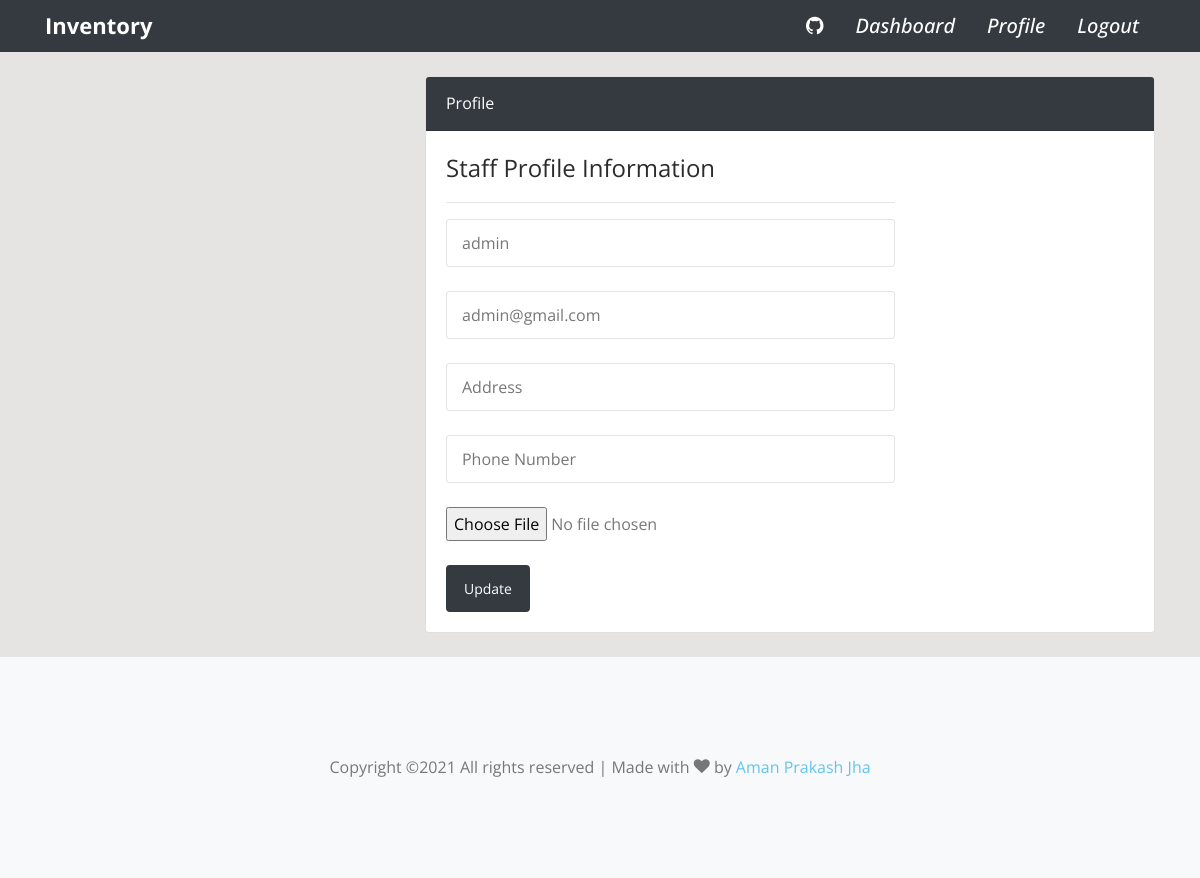
The app's page /profile/update (signed in), older data.
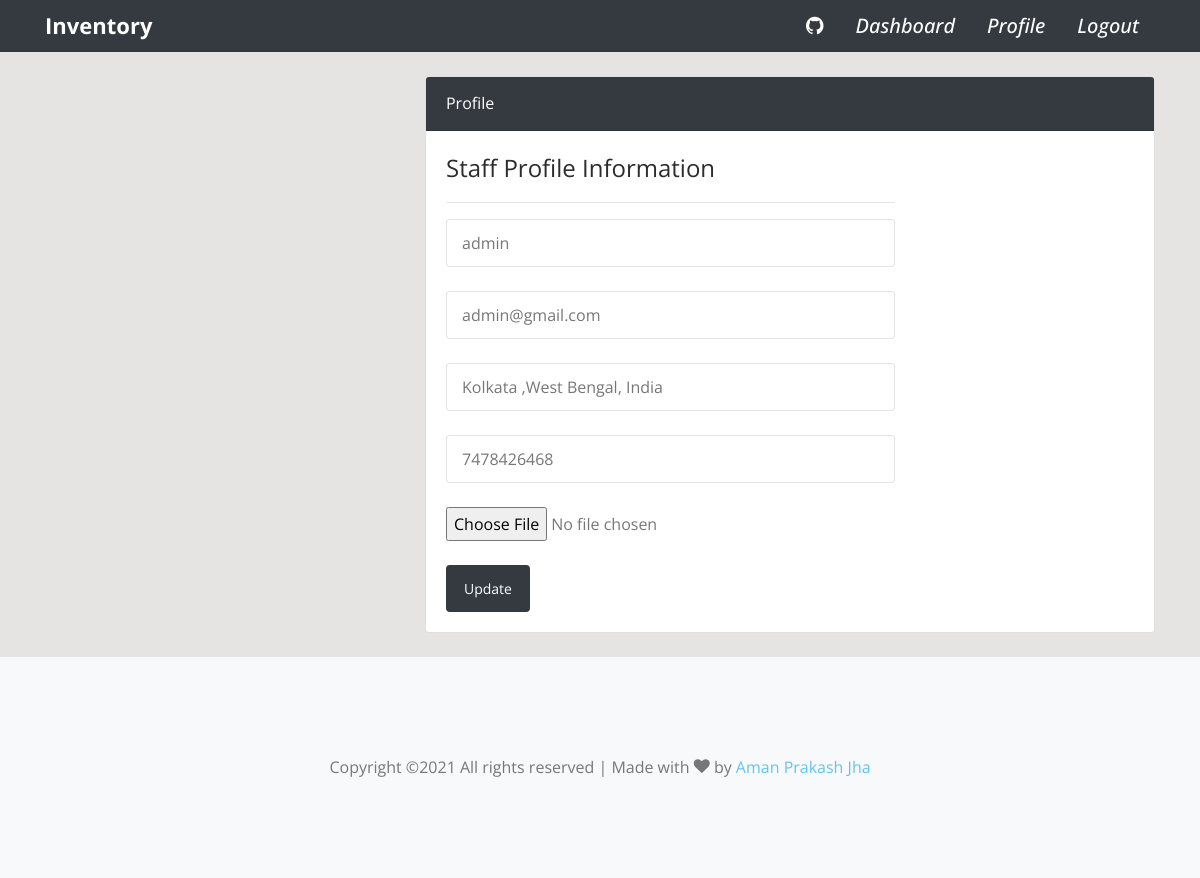
The same page, newer data.
### users/models.py (models this page shows, shortened)
class Profile(models.Model):
    staff = OneToOneField(User, on_delete=models.CASCADE,null=True)
    address = models.CharField(max_length=300,null=True)
    phone = models.PositiveBigIntegerField(null=True)
    image = models.ImageField(default="avatar.jpg",upload_to="Profile_Images")

### users/views.py (the view)
# urls.py: path('profile/update',user_view.profile_update,name="profile-update"),
def profile_update(request):
    userform = UserUpdateForm()
    profileform = ProfileUpdateForm()
    if request.method == "POST":
        userform = UserUpdateForm(request.POST, instance=request.user)
        profileform = ProfileUpdateForm(request.POST,request.FILES, instance=request.user.profile)
        if userform.is_valid() and profileform.is_valid():
            userform.save()
            profileform.save()
            return redirect('profile')
        else:
            return render(request,'users/profile_update.html',{'userform':userform,'profileform':profileform})
    else:
        userform = UserUpdateForm(instance=request.user)
        profileform = ProfileUpdateForm(instance=request.user.profile)
    context = {
        'userform':userform,
        'profileform':profileform,
    }
    return render(request,'users/profile_update.html',context)

### users/forms.py
class UserUpdateForm(forms.ModelForm):
    class Meta:
        model = User
        fields = ['username','email']
    def __init__(self, *args, **kwargs):
        super(UserUpdateForm,self).__init__(*args, **kwargs)
        self.fields['username'].widget = forms.TextInput(attrs={'type':'text','placeholder':'Username','id':'username','class':'form-control','name':'username'})
        self.fields['email'].widget = forms.EmailInput(attrs={'type':'email','placeholder':'Email','id':'email','name':'email','class':'form-control'})

class ProfileUpdateForm(forms.ModelForm):
    class Meta:
        model = Profile
        fields = ['address','phone','image']
    def __init__(self, *args, **kwargs):
        super(ProfileUpdateForm, self).__init__(*args, **kwargs)
        self.fields['address'].widget = forms.TextInput(attrs={'type':'text','placeholder':'Address','name':'address','id':'address','class':'form-control'})
        self.fields['phone'].widget = forms.NumberInput(attrs={'type':'number','id':'phone','name':'phone','placeholder':'Phone Number','class':'form-control'})
        self.fields['image'].widget = forms.FileInput(attrs={'type':'file','class':'form-control-file'})

### templates/users/profile_update.html (shortened to what this page needs)
{% extends 'main.html' %}
{% block content %}
<div class="container">
    <div class="row my-4">
        <div class="col-md-4"></div>
        <div class="col-md-8">
            <div class="card">
                <div class="card-header bg-dark text-white">
                    Profile
                </div>
                <div class="card-body">
                    <div class="row">
                        <div class="col-md-8">
                            <span class="h4">Staff Profile Information</span>
                            <hr>
                            <form method="POST" enctype="multipart/form-data">
                                <div class="form-group">
                                    {{userform.username}}
                                </div>
                                <div class="form-group">
                                    {{userform.email}}
                                </div>
                                <div class="form-group">
                                    {{profileform.address}}
                                </div>
                                <div class="form-group">
                                    {{profileform.phone}}
                                </div>
                                <div class="form-group">
                                    {{profileform.image}}
                                </div>
                                <input type="submit" class="btn btn-dark" value="Update">
                            </form>
                        </div>
                    </div>
                </div>
            </div>
        </div>
    </div>
</div>
{% endblock %}

### templates/main.html (shortened to what this page needs)
<!DOCTYPE html>
<html lang="en">
    <head>
        {% load static %}
        <link rel="stylesheet" href="https://maxcdn.bootstrapcdn.com/font-awesome/4.4.0/css/font-awesome.min.css">
        <link rel="stylesheet" href="{% static 'css/open-iconic-bootstrap.min.css' %}">
        <link rel="stylesheet" href="{% static 'css/animate.css' %}">
        <link rel="stylesheet" href="{% static 'css/owl.carousel.min.css' %}">
        <link rel="stylesheet" href="{% static 'css/owl.theme.default.min.css' %}">
        <link rel="stylesheet" href="{% static 'css/magnific-popup.css' %}">
        <link rel="stylesheet" href="{% static 'css/aos.css' %}">
        <link rel="stylesheet" href="{% static 'css/ionicons.min.css' %}">
        <link rel="stylesheet" href="{% static 'css/bootstrap-datetimepicker.min.css' %}">
        <link rel="stylesheet" href="{% static 'css/nouislider.css' %}">
        <link rel="stylesheet" href="{% static 'css/flaticon.css' %}">
        <link rel="stylesheet" href="{% static 'css/icomoon.css' %}">
        <link rel="stylesheet" href="{% static 'css/style.css' %}">
      </head>
      <body>
        <div class="main-section">
            <nav class="navbar navbar-expand-lg navbar-dark ftco_navbar bg-dark ftco-navbar-light" id="ftco-navbar">
                <div class="container">
                  <a class="navbar-brand" href="{% url 'index' %}">Inventory</a>
                  <div class="collapse navbar-collapse" id="ftco-nav">
                    <ul class="navbar-nav ml-auto">
                        <li class="nav-item"><a href="https://github.com/amanjha8100" target="_blank" class="nav-link icon d-flex align-items-center"><i class="ion-logo-github"></i><span class="d-lg-none ml-2">GitHub</span></a></li>
                        {% if user.is_authenticated %}
                        <li class="nav-item"><a href="{% url 'index' %}" class="nav-link icon d-flex align-items-center"><i>Dashboard</i></a></li>
                        <li class="nav-item"><a href="{% url 'profile' %}" class="nav-link icon d-flex align-items-center"><i>Profile</i></a></li>
                        <li class="nav-item"><a href="{% url 'logout' %}" class="nav-link icon d-flex align-items-center"><i>Logout</i></a></li>
                        {% endif %}
                    </ul>
                  </div>
                  </div>
              </nav>
              {% block content %}
              {% endblock %}
                <footer class="ftco-section ftco-section-2 bg-light">
                    <div class="col-md-12 text-center">
                        <p class="mb-0">
                        Copyright &copy; All rights reserved | Made with <i class="icon-heart" aria-hidden="true"></i> by <a href="#" target="_blank">Aman Prakash Jha</a>
                        </p>
                    </div>
                </footer>
        </div>
      </body>
</html>

### static/css/icomoon.css (style rules this page uses)
[class^="icon-"], [class*=" icon-"] { font-family: 'icomoon' !important; speak: none; font-style: normal; font-weight: normal; font-variant: normal; text-transform: none; line-height: 1; -webkit-font-smoothing: antialiased; -moz-osx-font-smoothing: grayscale; }
.icon-heart:before { content: "\f004"; }

### templates/main.html (style rules this page uses)
body { background-color: rgb(230, 227,227); }

Row changes from the older to the newer data that the page shows:
changed Profile: address (not shown) → "Kolkata ,West Bengal, India"; phone (not shown) → "7478426468"
